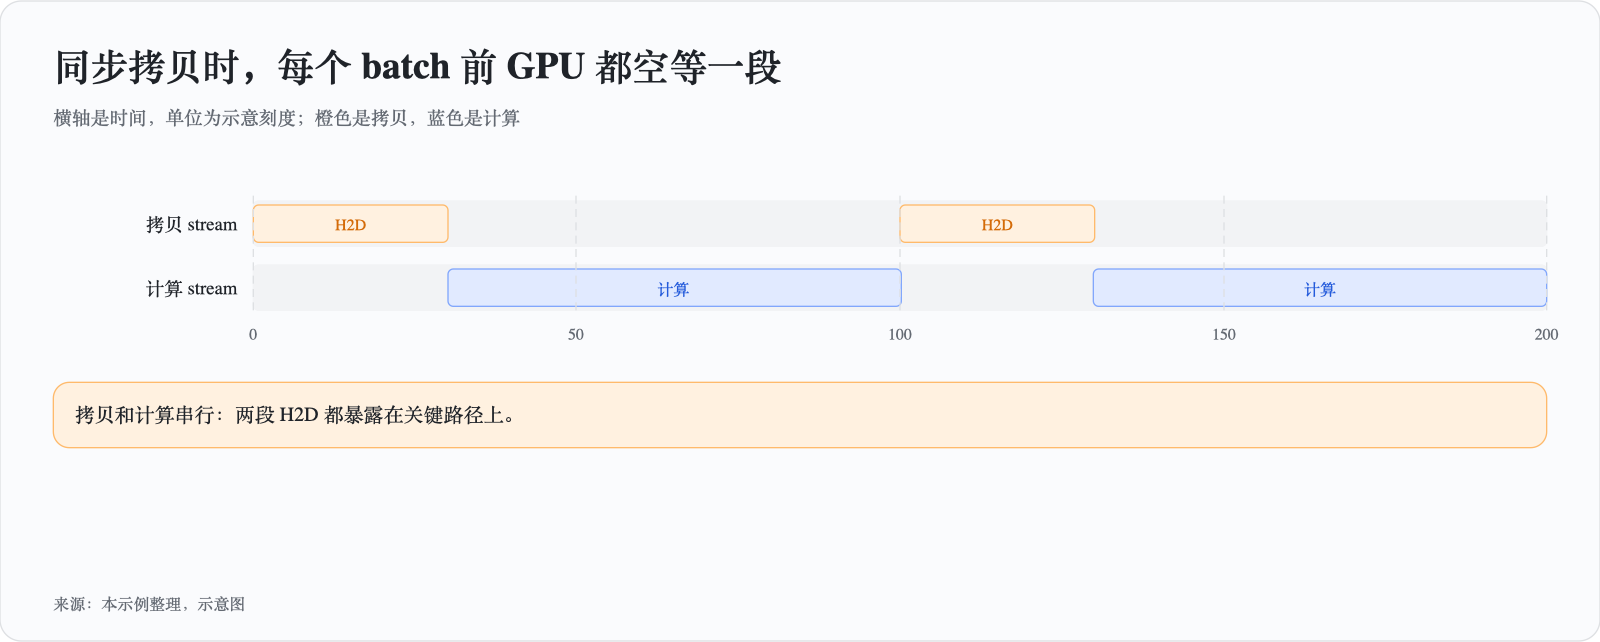

Write the Python code that produced this figure.
"""Example figure for the example series (lanes type)."""
import os
import sys
sys.path.insert(0, os.path.join(os.path.dirname(os.path.abspath(__file__)), '..', '..', '..', '..', '..', 'scripts'))
from svgkit import Board  # noqa: E402

b = Board('同步拷贝时，每个 batch 前 GPU 都空等一段', '横轴是时间，单位为示意刻度；橙色是拷贝，蓝色是计算',
          src='来源：本示例整理，示意图')
y = b.lanes(40, 150, [('拷贝 stream', [(0, 30, 'orange', 'H2D'), (100, 130, 'orange', 'H2D')]),
                      ('计算 stream', [(30, 100, 'blue', '计算'), (130, 200, 'blue', '计算')])], t_max=200, ticks=4)
b.note(y + 28, '拷贝和计算串行：两段 H2D 都暴露在关键路径上。', fam='orange')
b.save(os.path.join(os.path.dirname(os.path.abspath(__file__)), 'wait.svg'))
